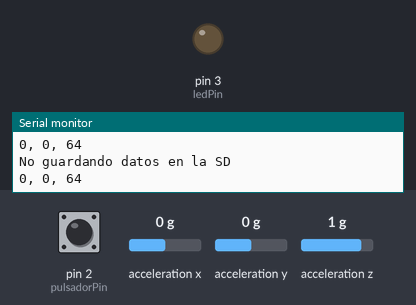
The sketch below on a simulated Arduino Uno, built with avr-gcc and run on an emulated ATmega328P. Shown: output pins drawn as LEDs (lit = HIGH), the last lines printed to the serial monitor. The inputs (shaded band) are chosen by the test bench; at power-on: pin 2 (pulsadorPin) LOW, acceleration x 0 g, acceleration y 0 g, acceleration z 1 g. Storage starts empty.

Above: at 1.2 s.
1.3 s: pin 2 (pulsadorPin) pulled HIGH for 0.2 s
At 4.1 s:
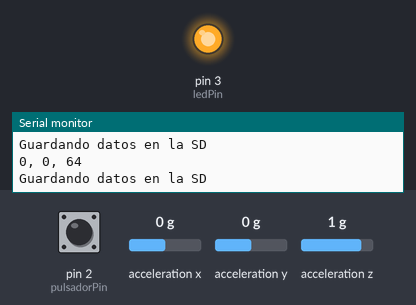
10.5 s: pin 2 (pulsadorPin) pulled HIGH for 1 s
At 13.3 s:
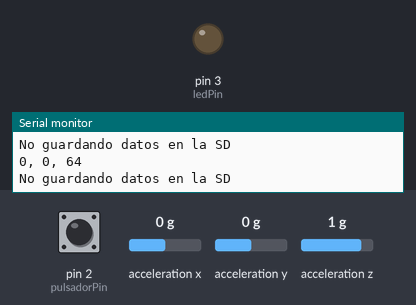
17.3 s: pin 2 (pulsadorPin) pulsed HIGH 2 times (0.12 s each, 0.3 s apart)
At 19.8 s:
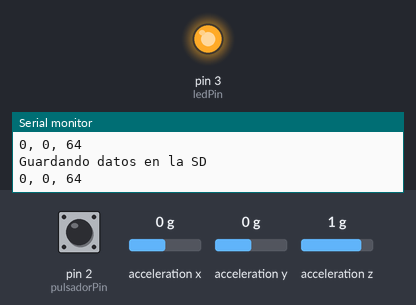
Timing chart, 0 to 21.3 s (numbered marks = the images above; inputs shaded):
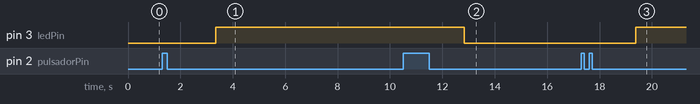

Measured:
- after the input at 1.3 s, pin 3 (ledPin): LOW → HIGH after 2.0 s
- after the input at 10.5 s, pin 3 (ledPin): HIGH → LOW after 2.3 s
- after the input at 17.3 s, pin 3 (ledPin): LOW → HIGH after 2.1 s

The sketch:

conboton.ino
```cpp
#include <SPI.h>
#include <SD.h>
#include <Wire.h>
#include <SparkFun_ADXL345.h>

File logFile;

const int pulsadorPin = 2;
const int ledPin = 3;
int valorPulsador = 0;

ADXL345 adxl = ADXL345();

void setup()
{
   Serial.begin(2400);
   Serial.print(F("Iniciando SD ..."));
   if (!SD.begin(10))
   {
     Serial.println(F("Error al iniciar"));
     return;
   }
   Serial.println(F("Iniciado correctamente"));
   Serial.println("Iniciar");
   Serial.println();

   pinMode(pulsadorPin, INPUT);
   pinMode(ledPin, OUTPUT);

   adxl.powerOn();
   adxl.setRangeSetting(8);       //Definir el rango, valores 2, 4, 8 o 16

}

void loop()
{
   valorPulsador = digitalRead(pulsadorPin);

   //leer los valores e imprimirlos
   int x, y, z;
   adxl.readAccel(&x, &y, &z);

   Serial.print(x);
   Serial.print(", ");
   Serial.print(y);
   Serial.print(", ");
   Serial.println(z);

   if (valorPulsador == HIGH) {
    delay(2000);
      do {
        valorPulsador = digitalRead(pulsadorPin);
        digitalWrite(ledPin, HIGH);
        logFile = SD.open("data.txt", FILE_WRITE);
        Serial.println("Guardando datos en la SD");
        adxl.readAccel(&x, &y, &z);
        Serial.print(x);
        Serial.print(", ");
        Serial.print(y);
        Serial.print(", ");
        Serial.println(z);
        if (logFile) {
          int ejex = x;
          int ejey = y;
          int ejez = z;
          logFile.print("Tiempo:");
          logFile.print(millis());
          logFile.print(" ,   ");
          logFile.print("Medidas:   ");
          logFile.print(ejex);
          logFile.print(" , ");
          logFile.print(ejey);
          logFile.print(" , ");
          logFile.print(ejez);
          logFile.println("");
          logFile.close();
        }
        else {
          Serial.println("Error al abrir el archivo");
        }
      } while (valorPulsador == LOW);
      delay(2000);
  }
  else {
      digitalWrite(ledPin, LOW);
      Serial.println("No guardando datos en la SD");
  }

   delay(100);
}
```
